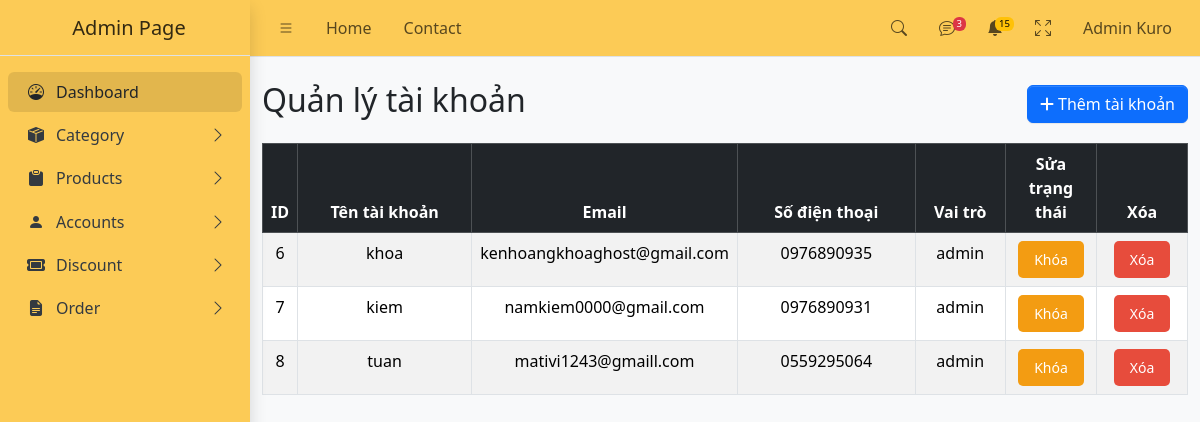
The app's page /?act=listaccount (signed in), older data.
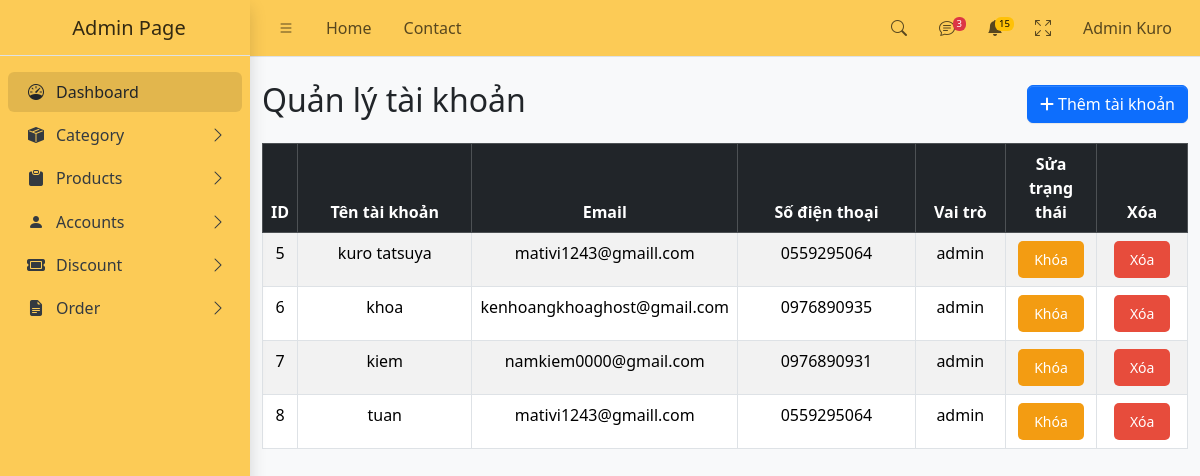
The same page, newer data.
### tables this page shows
CREATE TABLE `account` (
  `user_id` int NOT NULL,
  `Name` varchar(100) NOT NULL,
  `username` varchar(100) NOT NULL,
  `password` varchar(100) NOT NULL,
  `adress` text NOT NULL,
  `phone` varchar(11) NOT NULL,
  `email` varchar(100) NOT NULL,
  `created_at` timestamp NOT NULL DEFAULT CURRENT_TIMESTAMP,
  `status` enum('Mở','Khóa') DEFAULT 'Mở',
  `role` enum('admin','user','shipper') NOT NULL
);

### controller/admin/accController.php (called while the page is built, shortened)
<?php
class accController
{
    public $accModel;
    function __construct()
    {
        $this->accModel = new accModel();
    }
    function listAccount()
    {
        $allAccount = $this->accModel->getAllAccount();
        require_once 'views/admin/listAccount.php';
    }
}

### config/conn.php (called while the page is built, shortened)
<?php
function connectDB()
{
    $host = "mysql:host=localhost;dbname=ktk;charset=utf8";
    $user = "root";
    $pass = "";
    try {
        $conn = new PDO($host, $user, $pass);
        return $conn;
    } catch (PDOException $e) {
        echo "lỗi kết nối " . $e->getMessage();
    }
}
?>

### model/admin/accModel.php (called while the page is built, shortened)
<?php
class accModel
{
    public $conn;
    function __construct()
    {
        $this->conn = connectDB();
    }
    function getAllAccount()
    {
        $sql = "select * from account";
        return $this->conn->query($sql)->fetchAll(PDO::FETCH_ASSOC);
    }
}

### views/admin/listAccount.php (the view, shortened to what this page needs)
<!DOCTYPE html>
<html lang="en">
<head>
    <?php require_once "component/admin/link.php" ?>
</head>
<body class="layout-fixed sidebar-expand-lg bg-body-tertiary">
    <div class="app-wrapper">
        <?php require_once "component/admin/header.php" ?>
        <?php require_once "component/admin/sidebar.php" ?>
        <main class="app-main">
            <div class="container mt-4">
                <div class="d-flex justify-content-between align-items-center mb-3">
                    <h2>Quản lý tài khoản</h2>
                    <a href="?act=insertaccount"><button class="btn btn-primary" data-bs-toggle="modal" data-bs-target="#addModal">
                            <i class="fas fa-plus"></i> Thêm tài khoản
                        </button></a>
                </div>
                <div class="table-responsive">
                    <table class="table table-striped table-bordered" style="text-align:center">
                        <thead class="table-dark">
                            <tr>
                                <th scope="col" style="width: 1%">ID</th>
                                <th scope="col" style="width: 20%">Tên tài khoản</th>
                                <th scope="col" style="width: 25%">Email</th>
                                <th scope="col" style="width: 20%">Số điện thoại</th>
                                <th scope="col" style="width: 10%">Vai trò</th>
                                <th scope="col" style="width: 10%">Sửa trạng thái</th>
                                <th scope="col" style="width: 10%">Xóa</th>
                            </tr>
                        </thead>
                        <tbody>
                            <?php
                            if (isset($allAccount) && is_array($allAccount)) {
                                foreach ($allAccount as $key => $rows) {
                            ?>
                                    <tr>
                                        <td><?= $rows['user_id'] ?></td>
                                        <td><?= $rows['username'] ?></td>
                                        <td><?= $rows['email'] ?></td>
                                        <td><?= $rows['phone'] ?></td>
                                        <td><?= $rows['role'] ?></td>
                                        <td>
                                            <?php if ($rows['status'] == 'Mở') { ?>
                                                <a class="ban" href="?act=banAccount&id=<?= $rows['user_id'] ?>" onclick="return confirm('Bạn có chắc muốn khóa tài khoản này?')">
                                                    <button>Khóa</button>
                                                </a>
                                            <?php } else { ?>
                                                <a class="unban" href="?act=unbanAccount&id=<?= $rows['user_id'] ?>" onclick="return confirm('Bạn có chắc muốn mở khóa tài khoản này?')">
                                                    <button>Mở</button>
                                                </a>
                                            <?php } ?>
                                        </td>
                                        <td>
                                            <a class="delete" href="?act=deleteaccount&id=<?= $rows['user_id'] ?>" onclick="return confirm('Bạn có chắc muốn xóa tài khoản này?')">
                                                <button>Xóa</button>
                                            </a>
                                        </td>
                                    </tr>
                            <?php
                                }
                            } else {
                                echo "Không có tài khoản nào.";
                            }
                            ?>
                        </tbody>
                    </table>
                </div>
            </div>
        </main>
    </div>
</body>
</html>

Row changes from the older to the newer data that the page shows:
added account: user_id "5", username "kuro tatsuya", email "mativi1243@gmaill.com", phone "0559295064", role "admin"
